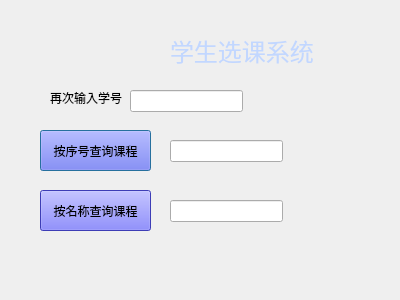
<?xml version="1.0" encoding="UTF-8"?>
<ui version="4.0">
 <class>StuFuncDialog</class>
 <widget class="QDialog" name="StuFuncDialog">
  <property name="geometry">
   <rect>
    <x>0</x>
    <y>0</y>
    <width>400</width>
    <height>300</height>
   </rect>
  </property>
  <property name="windowTitle">
   <string>Dialog</string>
  </property>
  <widget class="QPushButton" name="idssButton">
   <property name="geometry">
    <rect>
     <x>40</x>
     <y>130</y>
     <width>111</width>
     <height>41</height>
    </rect>
   </property>
   <property name="font">
    <font>
     <family>幼圆</family>
    </font>
   </property>
   <property name="styleSheet">
    <string notr="true">background-color: rgb(85, 85, 255);</string>
   </property>
   <property name="text">
    <string>按序号查询课程</string>
   </property>
  </widget>
  <widget class="QLineEdit" name="stuidlineEdit">
   <property name="geometry">
    <rect>
     <x>130</x>
     <y>90</y>
     <width>113</width>
     <height>22</height>
    </rect>
   </property>
  </widget>
  <widget class="QLineEdit" name="idsslineEdit">
   <property name="geometry">
    <rect>
     <x>170</x>
     <y>140</y>
     <width>113</width>
     <height>22</height>
    </rect>
   </property>
  </widget>
  <widget class="QLabel" name="label_2">
   <property name="geometry">
    <rect>
     <x>50</x>
     <y>90</y>
     <width>81</width>
     <height>16</height>
    </rect>
   </property>
   <property name="font">
    <font>
     <family>幼圆</family>
    </font>
   </property>
   <property name="text">
    <string>再次输入学号</string>
   </property>
  </widget>
  <widget class="QPushButton" name="namesspushButton">
   <property name="geometry">
    <rect>
     <x>40</x>
     <y>190</y>
     <width>111</width>
     <height>41</height>
    </rect>
   </property>
   <property name="font">
    <font>
     <family>幼圆</family>
    </font>
   </property>
   <property name="styleSheet">
    <string notr="true">background-color: rgb(85, 85, 255);</string>
   </property>
   <property name="text">
    <string>按名称查询课程</string>
   </property>
  </widget>
  <widget class="QLineEdit" name="namesslineEdit">
   <property name="geometry">
    <rect>
     <x>170</x>
     <y>200</y>
     <width>113</width>
     <height>22</height>
    </rect>
   </property>
  </widget>
  <widget class="QLabel" name="label_3">
   <property name="geometry">
    <rect>
     <x>170</x>
     <y>20</y>
     <width>161</width>
     <height>61</height>
    </rect>
   </property>
   <property name="font">
    <font>
     <family>幼圆</family>
     <pointsize>18</pointsize>
    </font>
   </property>
   <property name="styleSheet">
    <string notr="true">color: rgb(194, 215, 255);
</string>
   </property>
   <property name="text">
    <string>学生选课系统</string>
   </property>
  </widget>
 </widget>
 <resources/>
 <connections/>
</ui>
